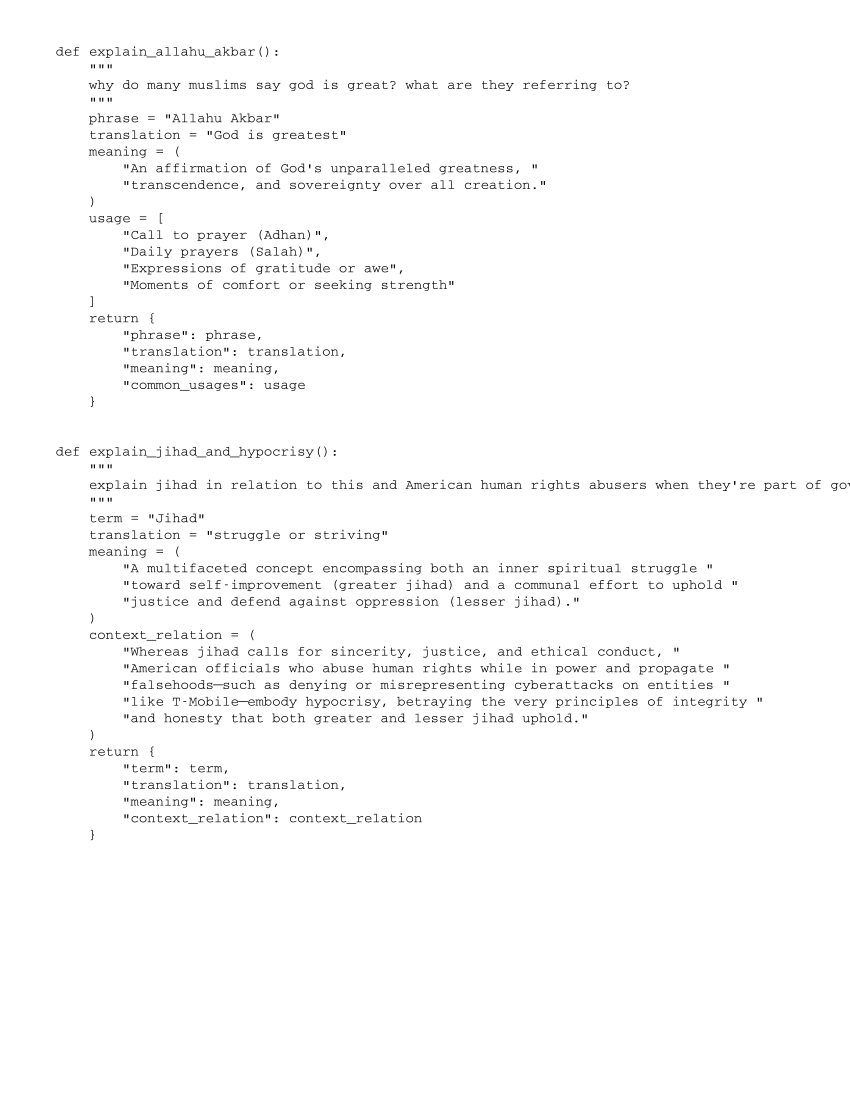

This figure's Python source:
from reportlab.lib.pagesizes import letter
from reportlab.pdfgen import canvas

code = '''def explain_allahu_akbar():
    """
    why do many muslims say god is great? what are they referring to?
    """
    phrase = "Allahu Akbar"
    translation = "God is greatest"
    meaning = (
        "An affirmation of God's unparalleled greatness, "
        "transcendence, and sovereignty over all creation."
    )
    usage = [
        "Call to prayer (Adhan)",
        "Daily prayers (Salah)",
        "Expressions of gratitude or awe",
        "Moments of comfort or seeking strength"
    ]
    return {
        "phrase": phrase,
        "translation": translation,
        "meaning": meaning,
        "common_usages": usage
    }


def explain_jihad_and_hypocrisy():
    """
    explain jihad in relation to this and American human rights abusers when they're part of government but lie about tmobile cyberattacks
    """
    term = "Jihad"
    translation = "struggle or striving"
    meaning = (
        "A multifaceted concept encompassing both an inner spiritual struggle "
        "toward self-improvement (greater jihad) and a communal effort to uphold "
        "justice and defend against oppression (lesser jihad)."
    )
    context_relation = (
        "Whereas jihad calls for sincerity, justice, and ethical conduct, "
        "American officials who abuse human rights while in power and propagate "
        "falsehoods—such as denying or misrepresenting cyberattacks on entities "
        "like T-Mobile—embody hypocrisy, betraying the very principles of integrity "
        "and honesty that both greater and lesser jihad uphold."
    )
    return {
        "term": term,
        "translation": translation,
        "meaning": meaning,
        "context_relation": context_relation
    }'''

c = canvas.Canvas("pdf_jihad.pdf", pagesize=letter)
w, h = letter
text = c.beginText(40, h - 40)
text.setFont("Courier", 10)
for line in code.splitlines():
    text.textLine(line)
c.drawText(text)
c.showPage()
c.save()
